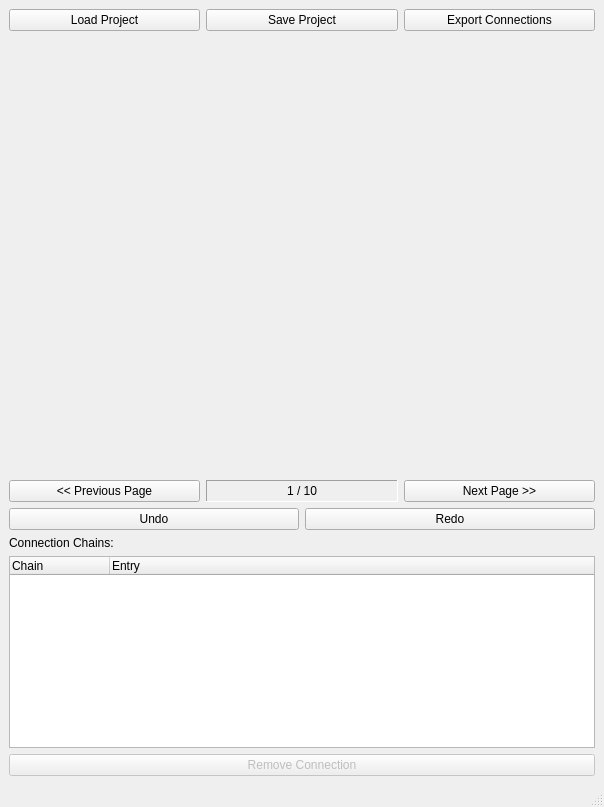
<?xml version="1.0" encoding="UTF-8"?>
<ui version="4.0">
 <class>MainWindow</class>
 <widget class="QMainWindow" name="MainWindow">
  <property name="geometry">
   <rect>
    <x>0</x>
    <y>0</y>
    <width>604</width>
    <height>807</height>
   </rect>
  </property>
  <property name="windowTitle">
   <string>GlossIT Gloss Connector</string>
  </property>
  <widget class="QWidget" name="centralwidget">
   <layout class="QVBoxLayout" name="verticalLayout_2">
    <item>
     <layout class="QHBoxLayout" name="horizontalLayout">
      <item>
       <widget class="QPushButton" name="buttonLoadMets">
        <property name="toolTip">
         <string>tooltip</string>
        </property>
        <property name="statusTip">
         <string>lol</string>
        </property>
        <property name="whatsThis">
         <string>hu</string>
        </property>
        <property name="text">
         <string>Load Project</string>
        </property>
       </widget>
      </item>
      <item>
       <widget class="QPushButton" name="buttonExportConnections">
        <property name="text">
         <string>Save Project</string>
        </property>
       </widget>
      </item>
      <item>
       <widget class="QPushButton" name="buttonExportTei">
        <property name="text">
         <string>Export Connections</string>
        </property>
       </widget>
      </item>
     </layout>
    </item>
    <item>
     <widget class="QWidget" name="graphicsViewContainer" native="true">
      <property name="sizePolicy">
       <sizepolicy hsizetype="Expanding" vsizetype="Expanding">
        <horstretch>0</horstretch>
        <verstretch>0</verstretch>
       </sizepolicy>
      </property>
      <property name="minimumSize">
       <size>
        <width>0</width>
        <height>300</height>
       </size>
      </property>
     </widget>
    </item>
    <item>
     <layout class="QHBoxLayout" name="horizontalLayout_2">
      <item>
       <widget class="QPushButton" name="buttonPreviousPage">
        <property name="text">
         <string>&lt;&lt; Previous Page</string>
        </property>
        <property name="icon">
         <iconset theme="QIcon::ThemeIcon::MediaSeekBackward"/>
        </property>
       </widget>
      </item>
      <item>
       <widget class="QLabel" name="labelDisplayCurrentPage">
        <property name="frameShape">
         <enum>QFrame::Shape::Panel</enum>
        </property>
        <property name="frameShadow">
         <enum>QFrame::Shadow::Sunken</enum>
        </property>
        <property name="text">
         <string>1 / 10</string>
        </property>
        <property name="alignment">
         <set>Qt::AlignmentFlag::AlignCenter</set>
        </property>
       </widget>
      </item>
      <item>
       <widget class="QPushButton" name="buttonNextPage">
        <property name="text">
         <string>Next Page &gt;&gt;</string>
        </property>
        <property name="icon">
         <iconset theme="QIcon::ThemeIcon::MediaSeekForward"/>
        </property>
       </widget>
      </item>
     </layout>
    </item>
    <item>
     <layout class="QHBoxLayout" name="horizontalLayout_3">
      <item>
       <widget class="QPushButton" name="pushButton">
        <property name="text">
         <string>Undo</string>
        </property>
        <property name="icon">
         <iconset theme="QIcon::ThemeIcon::EditUndo"/>
        </property>
       </widget>
      </item>
      <item>
       <widget class="QPushButton" name="pushButton_2">
        <property name="text">
         <string>Redo</string>
        </property>
        <property name="icon">
         <iconset theme="QIcon::ThemeIcon::EditRedo"/>
        </property>
       </widget>
      </item>
     </layout>
    </item>
    <item>
     <layout class="QVBoxLayout" name="verticalLayout">
      <item>
       <widget class="QLabel" name="label_2">
        <property name="text">
         <string>Connection Chains:</string>
        </property>
       </widget>
      </item>
      <item>
       <widget class="QTreeWidget" name="treeDisplayChains">
        <property name="sizePolicy">
         <sizepolicy hsizetype="Expanding" vsizetype="Fixed">
          <horstretch>0</horstretch>
          <verstretch>0</verstretch>
         </sizepolicy>
        </property>
        <property name="minimumSize">
         <size>
          <width>0</width>
          <height>150</height>
         </size>
        </property>
        <column>
         <property name="text">
          <string>Chain</string>
         </property>
        </column>
        <column>
         <property name="text">
          <string>Entry</string>
         </property>
        </column>
       </widget>
      </item>
      <item>
       <widget class="QPushButton" name="buttonRemoveConnection">
        <property name="enabled">
         <bool>false</bool>
        </property>
        <property name="text">
         <string>Remove Connection</string>
        </property>
        <property name="icon">
         <iconset theme="QIcon::ThemeIcon::EditClear"/>
        </property>
       </widget>
      </item>
     </layout>
    </item>
   </layout>
  </widget>
  <widget class="QStatusBar" name="statusBar"/>
 </widget>
 <resources/>
 <connections/>
</ui>
